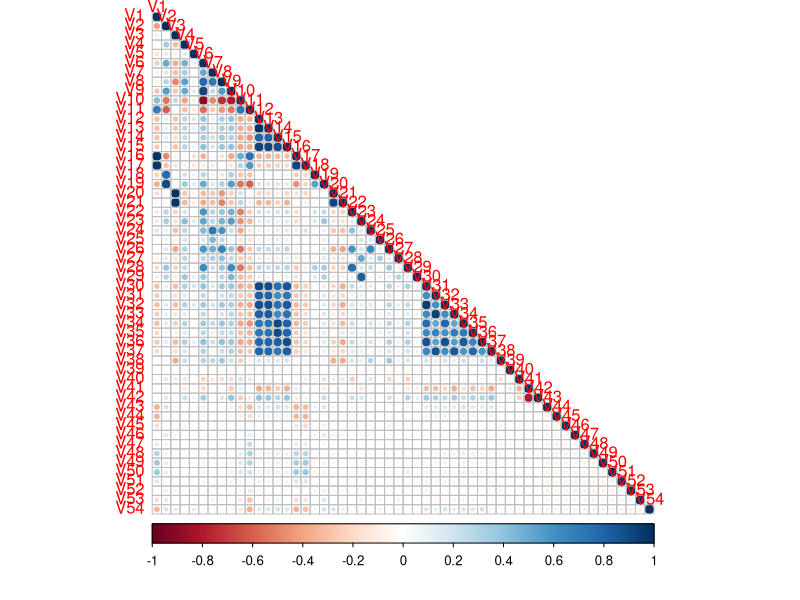

Write the R code that produced this figure. (Note: a time limit stopped this script after it produced the figure.)
## ---- chunk 1
knitr::opts_chunk$set(echo = TRUE)
## ---- chunk 2
setwd(getwd())
library(corrplot)
library(MASS)
d0 = read.csv("meteo.train.csv")
d = d0[,-c(1,2,4,5,6)]
## ---- chunk 3
Mean_Direction = (d[,16]+d[,14]+d[,18])/3
d$Wind_N = 0 + (Mean_Direction>=303 | Mean_Direction<56) 
d$Wind_E = 0 + (Mean_Direction>=56 & Mean_Direction<123)
d$Wind_S = 0 + (Mean_Direction>=123 & Mean_Direction<236)
d$Wind_W = 0 + (Mean_Direction>=236 & Mean_Direction<303)

## ---- chunk 4
d$M1 = d$Month == 1 
d$M2 = d$Month == 2 
d$M3 = d$Month == 3 
d$M4 = d$Month == 4 
d$M5 = d$Month == 5 
d$M6 = d$Month == 6 
d$M7 = d$Month == 7 
d$M8 = d$Month == 8 
d$M9 = d$Month == 9 
d$M10 = d$Month == 10 
d$M11 = d$Month == 11 
d$M12= d$Month == 12 
d = d[-c(1,18,16,14)]
## ---- chunk 5
d1 = d
n = length(d)
Col = names(d)
t=NULL 
## ---- chunk 6

for (i in 1: length(Col)){
  t = c(t, paste("V",i, sep=""))
}

t_names = colnames(d)
colnames(d1) = c(t)
cible = which(t_names=="pluie.demain")
## ---- chunk 7
cat(paste(t, ": ", t_names, sep = ""), sep = "\n")
## ---- chunk 8
n = length(d)
mat_corr = cor(d1)
corrplot(mat_corr, type = "lower", tl.srt = 0)
## ---- chunk 9
Seeds = 144100:144109 # Seeds for shuffling (iteration will be done with S)
Thcorr = seq(0.6,0.8,length.out=5) # Thresholds to remove highly correlated variables (iteration will be done with Tc)
Thprob = seq(0.47,0.53,length.out = 7) # Threshold for prediction (iteration will be done with Tp)
d2 = d1
n = length(d2)
ListError = NULL # Where output errors are stored
ListSeed = NULL # Where associated seed are stored
ListThc = NULL # Where associated correlation thresholds are stored 
ListThp = NULL # Where associated prediction threshold are stored
ListFormula = NULL # Where associated model formula are stored

NbrFolders = 8
d0$Folders = sample(1:NbrFolders,length(d0[,1]), replace = TRUE) # Creation of 10 folders for cross-validations

for (S in Seeds){ #Iterating over seeds used to shuffle the data frame
  for (Tc in Thcorr){ #Iterating over correlation thresholds
     set.seed(seed = S)
      t1 = sample(1:n)[-cible]
      
      d1 = d2
      
      black_list = NULL
      for (i in t1){
        if (!(i %in% black_list)){
          for (j in t1){
            if(!(j %in% black_list) & j!=i){
              if (abs(mat_corr[i,j])>=Tc ) { #Variable highly correlated are black listed
                black_list = c(black_list, j)
              }
            }
          }
        }
      }
      selected_list = NULL
      selected_list_names = NULL
      for (i in 1:n){
        if (!(i%in% black_list)){ #Only columns which are not blacklisted are retained
          selected_list = c(selected_list,i)
          selected_list_names = c(selected_list_names,t_names[i])
        }
      }
      
      d1 = d1[selected_list] #Only selected columns are retained
      g = glm(V38~., data = d1, family = binomial)
      
      taic=stepAIC(g, V38~., data = d1, direction = "both", trace = 0) #Use of stepAIC to choose the best model in terms of AIC criterion
      
      formule = eval(taic$call[[2]]) #Recovering the fomula provided by the stepAIC function
    
      for (Tp in Thprob){ #Iterating over the probability threshold for prediction
      
        erreur_temp = NULL
        for (i in 1:NbrFolders){
          
          dt = d1[d0$Folders!=i,] #Data Frame for training
          dv = d1[d0$Folders == i,] #Data Frame for validation
          
          mt = glm(formule, family = binomial, data = dt)
          prediction = predict(mt, newdata = dv, type = 'response')
          Resultats = length(dv[,1]) - sum((prediction>Tp & dv$V38) | (prediction<Tp & !(dv$V38)))
          
          erreur_temp = c(erreur_temp, Resultats/length(dv[,1]))
      }
      
      ListError = c(ListError, mean(erreur_temp)) # Where output errors are stored
      ListSeed = c(ListSeed, S) # Where associated seed are stored
      ListThc = c(ListThc, Tc) # Where associated correlation thresholds are stored 
      ListThp = c(ListThp, Tp) # Where associated prediction threshold are stored
      ListFormula = c(ListFormula, formule) # Where associated model formula are stored
      
    }
    
    
  }
  
  
  
}

## ---- chunk 10
w = which.min(ListError)
cat(paste("Prediction Threshold is: ", ListThp[w], sep = ""))
cat(paste("Mean error is: ", round(ListError[w],2)))
library(stringr)
test = paste(c(deparse(ListFormula[w])), sep = '')
test = paste(gsub("\\s+", " ", str_trim(test)), collapse = ' ')
test = str_replace(test, "list", "")
test = str_replace(test, "\\(", "")
test = str_replace(test, "\\)", "")
test = str_replace(test, "\\~", "")
test = str_replace(test, "V38", "")
cat("The model retained is: ")
cat(test)

cat("where :")
cat("", end = "\n")


for (i in 1:100){
test = str_replace(test, "\\s+", "")
}
test2 = strsplit(test, "\\+")
ids = NULL
test2 = test2[[1]]
for (k in 1 : length(test2)){
  test3 = str_replace(test2[k], "V","")
  ids = c(ids, strtoi(test3))
}
cat(paste("V",ids, ": ", t_names[ids], sep = ""), sep = "\n")


## ---- chunk 11
      
      formule = ListFormula[w]
      erreur_temp = NULL
      for (i in 1:length(d2$V1)){
        
        dt = d2[-i,] #Data Frame for training
        dv = d2[i,] #Data Frame for validation
        
        mt = glm(formule[[1]], family = binomial, data = dt)
        prediction = predict(mt, newdata = dv, type = 'response')
        Resultats = length(dv[,1]) - sum((prediction>Tp & dv$V38) | (prediction<Tp & !(dv$V38)))
        
        erreur_temp = c(erreur_temp, Resultats/length(dv[,1]))
      }
      
      Error_Final = mean(erreur_temp)
      cat(paste("The error estimate is therefore: ", round(Error_Final,3)))
      mt = glm(formule[[1]], family = binomial, data = d2)

## ---- chunk 12
summary(mt)

## ---- chunk 13
td0 = read.csv("meteo.test.csv")
td = td0[,-c(1,2,4,5,6)]
td$pluie.demain = NA
Mean_Direction = (td[,16]+td[,14]+td[,18])/3
td$Wind_N = 0 + (Mean_Direction>=303 | Mean_Direction<56) 
td$Wind_E = 0 + (Mean_Direction>=56 & Mean_Direction<123)
td$Wind_S = 0 + (Mean_Direction>=123 & Mean_Direction<236)
td$Wind_W = 0 + (Mean_Direction>=236 & Mean_Direction<303)
td$M1 = td$Month == 1 
td$M2 = td$Month == 2 
td$M3 = td$Month == 3 
td$M4 = td$Month == 4 
td$M5 = td$Month == 5 
td$M6 = td$Month == 6 
td$M7 = td$Month == 7 
td$M8 = td$Month == 8 
td$M9 = td$Month == 9 
td$M10 = td$Month == 10 
td$M11 = td$Month == 11 
td$M12= td$Month == 12 
td = td[-c(1,18,16,14)]
colnames(td) = c(t)
prediction = predict(mt, newdata = td, type = 'response')
td0$Pluie.demain = prediction>Tp
write.csv(td0, file="meteo.test.resultat.csv")
td0 = read.csv("meteo.test.resultat.csv")
## ---- chunk 14
mosaicplot(td0$Month~td0$Pluie.demain, xlab = "Month", ylab = "Raining tomorrow", main = "Breakdown per month of prediction on test data")
## ---- chunk 15
mosaicplot(d0$Month~d2$V38, xlab = "Month", ylab = "Raining tomorrow", main = "Breakdown per month of training data")
